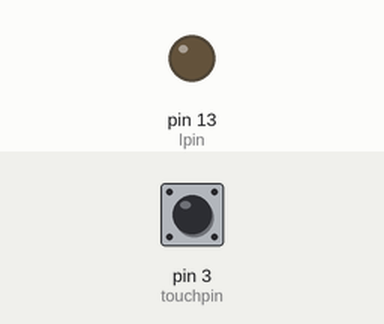
A sketch run on a simulated Arduino Uno, built with avr-gcc and run on an emulated ATmega328P. On the bench: output pins drawn as LEDs (lit = HIGH). The inputs (shaded band) are chosen by the test bench; at power-on: pin 3 (touchpin) LOW. What the sketch prints to the serial monitor is not drawn.

Above: at 1.2 s.
1.3 s: pin 3 (touchpin) pulled HIGH for 0.15 s
At 1.38 s:
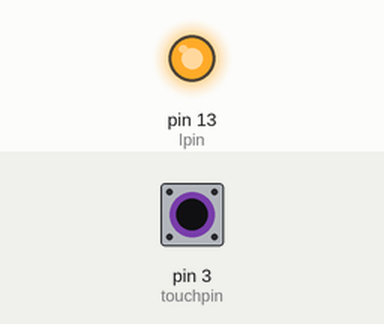
2.9 s: pin 3 (touchpin) pulled HIGH for 3.2 s
At 7.5 s:
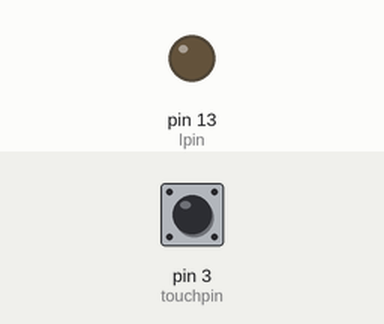
Timing chart, 0 to 9.0 s (numbered marks = the images above; inputs shaded):
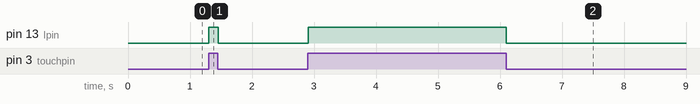

The sketch:

touch_sensor.ino
```cpp
int touchpin=3;
int lpin=13;
void setup() {
  // put your setup code here, to run once:
pinMode(touchpin,INPUT);
pinMode(lpin,OUTPUT);
Serial.begin(9600);
}

void loop() {
  // put your main code here, to run repeatedly:
int val=digitalRead(touchpin);
Serial.println(val);
if(val==1)
{
  digitalWrite(lpin,HIGH);
}
else
{
  digitalWrite(lpin,LOW);
}
}
```

Measured:
- after the input at 1.3 s, pin 13 (lpin): LOW → HIGH at once, → LOW 0.15 s later
- after the input at 2.9 s, pin 13 (lpin): LOW → HIGH at once, → LOW 3.2 s later
